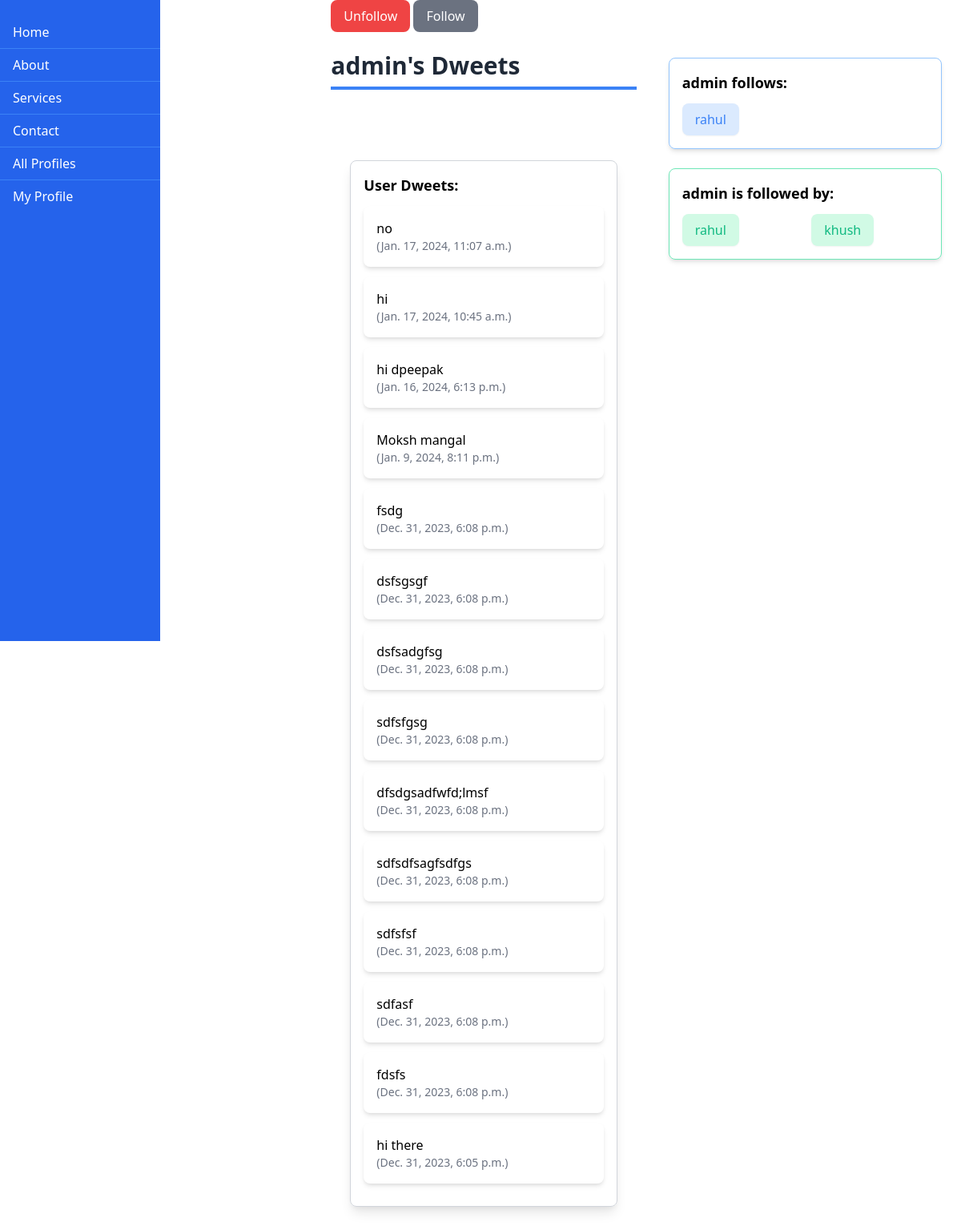
The page /profile/1/ (signed in) on the database its author committed.
### dwitter/models.py (models this page shows, shortened)
class Profile(models.Model):
    user = models.OneToOneField(User, on_delete=models.CASCADE)
    follows = models.ManyToManyField(
        "self",
        related_name="followed_by",
        symmetrical=False,
        blank=True,
    )
    def __str__(self):
        return self.user.username

class Dweet(models.Model):
    user = models.ForeignKey(
        User, related_name="dweets", on_delete=models.CASCADE
    )
    body = models.CharField(max_length=140)
    created_at = models.DateTimeField(auto_now_add=True)
    likes = models.ManyToManyField(User, related_name='blog_posts')

### dwitter/views.py (the view, shortened to what this page needs)
# urls.py: path("profile/<int:pk>/", profile, name="profile"),
@login_required(login_url='dwitter:login')
def profile(request, pk):
    print(pk, request.user.pk)
    if not hasattr(request.user, 'profile'):
        missing_profile = Profile(user=request.user.profile)
        missing_profile.save()
    profile = Profile.objects.get(pk=pk)
    my_dweets = Dweet.objects.filter(
        user = profile.user
    ).order_by("-created_at")
    return render(request, "dwitter/profile.html", {"profile" : profile, "dweets" : my_dweets})

### dwitter/templates/dwitter/profile.html (shortened to what this page needs)
{% extends 'base.html' %}
{% block content %}
<div class="grid grid-cols-3 gap-4">
    <div class="flex justify-between">
        <div class="bg-blue-600 text-white h-screen w-1/6 fixed top-0 left-0 overflow-y-auto pt-5">
            <a href="{% url 'dwitter:dashboard' %}" class="block py-2 px-4 hover:bg-blue-500 border-b border-blue-500">Home</a>
            <a href="#about" class="block py-2 px-4 hover:bg-blue-500 border-b border-blue-500">About</a>
            <a href="#services" class="block py-2 px-4 hover:bg-blue-500 border-b border-blue-500">Services</a>
            <a href="#contact" class="block py-2 px-4 hover:bg-blue-500 border-b border-blue-500">Contact</a>
            <a href="{% url 'dwitter:profile_list' %}" class="block py-2 px-4 hover:bg-blue-500 border-b border-blue-500">All Profiles</a>
            <a href="{% url 'dwitter:profile' request.user.profile.id %}" class="block py-2 px-4 hover:bg-blue-500">My Profile</a>
        </div>
    </div>
    <div class="flex-1 ml-2">
        <form method="post">
            <div class="mb-3">
                {% if profile != user.profile %}
                    {% if profile in user.profile.follows.all %}
                        <button name="follow" value="unfollow" class="bg-red-500 text-white py-2 px-4 rounded-lg">Unfollow</button>
                        <button class="mr-2 bg-gray-500 text-white py-2 px-4 rounded-lg">Follow</button>
                    {% else %}
                        <button name="follow" value="follow" class="bg-green-500 text-white py-2 px-4 rounded-lg">Follow</button>
                        <button class="ml-2 bg-gray-500 text-white py-2 px-4 rounded-lg">Unfollow</button>
                    {% endif %}
                {% else %}
                    <div class="bg-blue-200 text-blue-800 rounded-lg p-3">
                        <p class="font-bold">This is your own profile.</p>
                        <p>You are awesome!</p>
                    </div>
                {% endif %}
            </div>
        </form>
        <h1 class="text-3xl font-semibold text-gray-800 border-b-4 border-blue-500 py-2 mb-6">{{ profile.user.username }}'s Dweets</h1>
        <div class="mt-8 p-6">
            <div class="mt-8 border border-gray-300 rounded-lg shadow-lg p-4">
                <h3 class="text-lg font-semibold mb-3">User Dweets:</h3>
                {% for dweet in dweets %}
                    <div class="mb-3 bg-white rounded-lg shadow-md p-4">
                        <p>{{ dweet.body }}</p>
                        <span class="text-sm text-gray-500">({{ dweet.created_at }})</span>
                    </div>
                {% endfor %}
            </div>
        </div>
    </div>
    <div class="mt-8 p-6">
        <div class="mt-4 border border-blue-300 rounded-lg shadow-md p-4">
            <h3 class="text-lg font-semibold mb-3">{{ profile.user.username }} follows:</h3>
            <ul class="grid grid-cols-2 gap-4">
                {% for following in profile.follows.all %}
                    {% if following != profile %}
                        <li>
                            <a href="{% url 'dwitter:profile' following.id %}" class="inline-block py-2 px-4 bg-blue-100 hover:bg-blue-200 rounded-lg shadow-sm transition duration-300">
                                <span class="text-blue-500">{{ following }}</span>
                            </a>
                        </li>
                    {% endif %}
                {% endfor %}
            </ul>
        </div>
        <div class="mt-6 border border-green-300 rounded-lg shadow-md p-4">
            <h3 class="text-lg font-semibold mb-3">{{ profile.user.username }} is followed by:</h3>
            <ul class="grid grid-cols-2 gap-4">
                {% for follower in profile.followed_by.all %}
                    {% if follower != profile %}
                        <li>
                            <a href="{% url 'dwitter:profile' follower.id %}" class="inline-block py-2 px-4 bg-green-100 hover:bg-green-200 rounded-lg shadow-sm transition duration-300">
                                <span class="text-green-500">{{ follower }}</span>
                            </a>
                        </li>
                    {% endif %}
                {% endfor %}
            </ul>
        </div>
    </div>
</div>
{% endblock content %}

### dwitter/templates/base.html (style rules this page uses)
body, html { margin: 0; padding: 0; }

### rows shown on the page
Profile: user.username "admin"
Dweet: body "no", created_at "Jan. 17, 2024, 11:07 a.m."
Dweet: body "hi", created_at "Jan. 17, 2024, 10:45 a.m."
Dweet: body "hi dpeepak", created_at "Jan. 16, 2024, 6:13 p.m."
Dweet: body "Moksh mangal", created_at "Jan. 9, 2024, 8:11 p.m."
Dweet: body "fsdg", created_at "Dec. 31, 2023, 6:08 p.m."
Dweet: body "dsfsgsgf", created_at "Dec. 31, 2023, 6:08 p.m."
Dweet: body "dsfsadgfsg", created_at "Dec. 31, 2023, 6:08 p.m."
Dweet: body "sdfsfgsg", created_at "Dec. 31, 2023, 6:08 p.m."
Dweet: body "dfsdgsadfwfd;lmsf", created_at "Dec. 31, 2023, 6:08 p.m."
Dweet: body "sdfsdfsagfsdfgs", created_at "Dec. 31, 2023, 6:08 p.m."
Dweet: body "sdfsfsf", created_at "Dec. 31, 2023, 6:08 p.m."
Dweet: body "sdfasf", created_at "Dec. 31, 2023, 6:08 p.m."
Dweet: body "fdsfs", created_at "Dec. 31, 2023, 6:08 p.m."
Dweet: body "hi there", created_at "Dec. 31, 2023, 6:05 p.m."
Profile: user.username "rahul"
Profile: user.username "khush"
